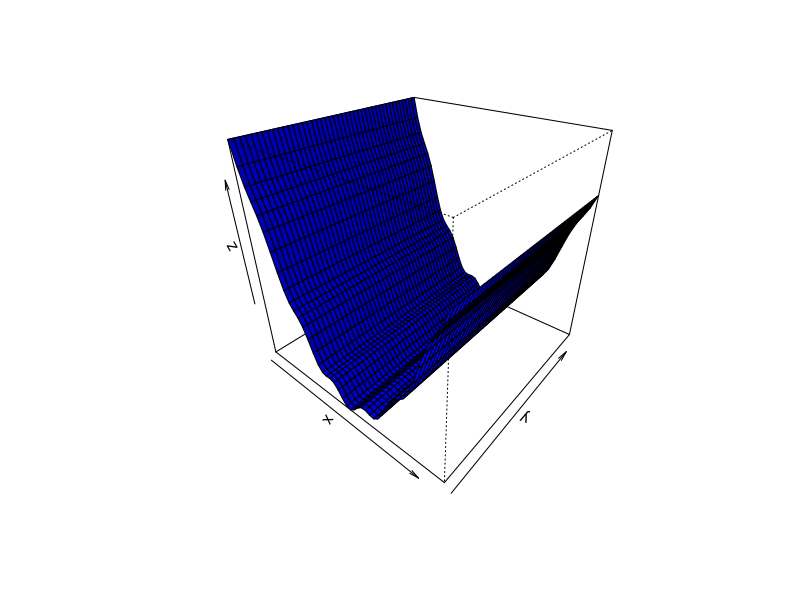

Generate this figure with R:
g <- function(x, y) {
  return(sin(-97*x - 0.3) + x * (x + 0.2) + 1.01)
}
x <- seq(-6, 5, 0.25)
y <-  x
z <- outer(x, y, g)
png("p7_2d.png", width=700, height=700)
persp(x, y, z, shade=0.2, col='blue', theta=40, phi=30)
graphics.off()
